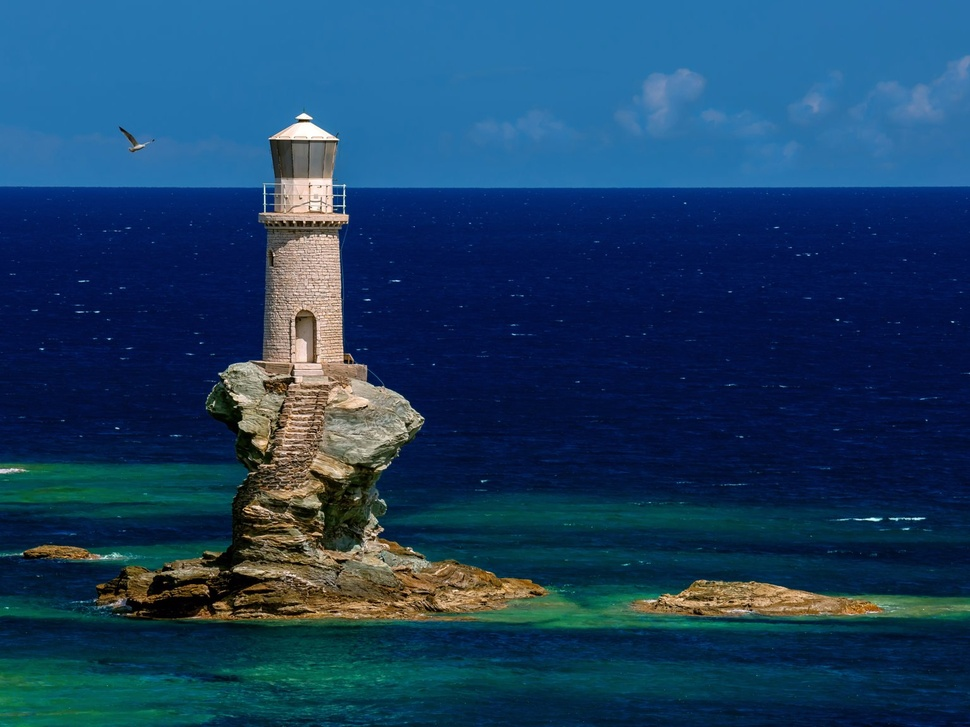
#> input picture tiles/hai_dang.jpg, 970 x 727 px, shrunk from 1536 x 1152 before the run, found by its file name
$ python phac_hoa_anh.py
#> lines starting #> are read from the running program, lines starting #| are printed output that depends on the picture
import cv2

img =cv2.imread("hai_dang.jpg")
#> img is the input picture: shape (727, 970, 3); mean B, G, R 98.4, 63.9, 26.3

gray = cv2.cvtColor(img, cv2.COLOR_BGR2GRAY)
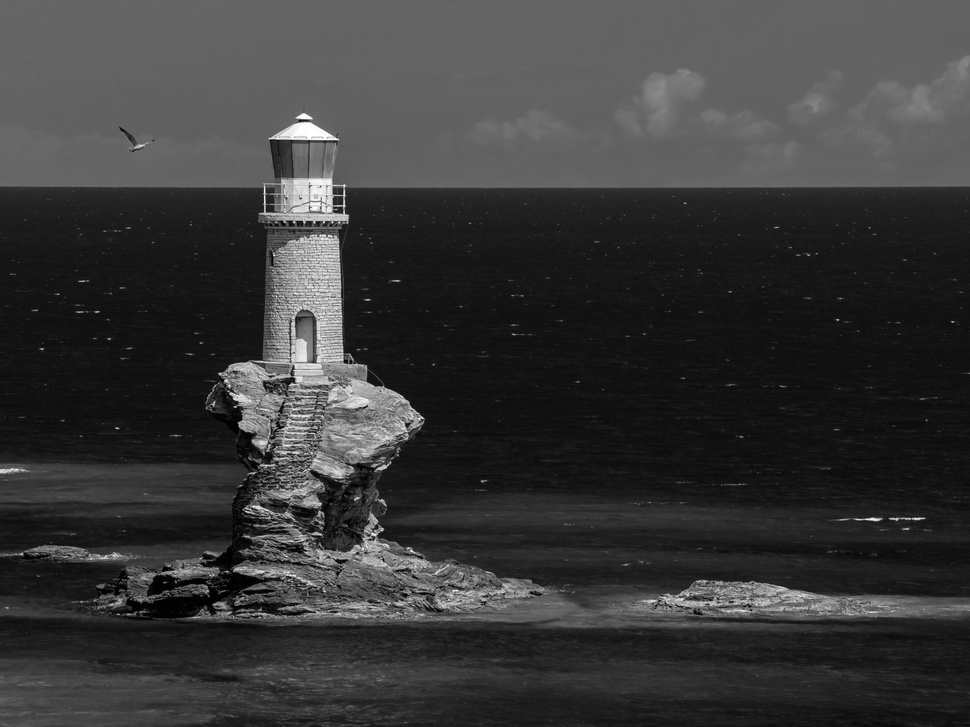
#> gray: shape (727, 970); min 0, max 255, mean 56.6
invert = cv2.bitwise_not(gray)
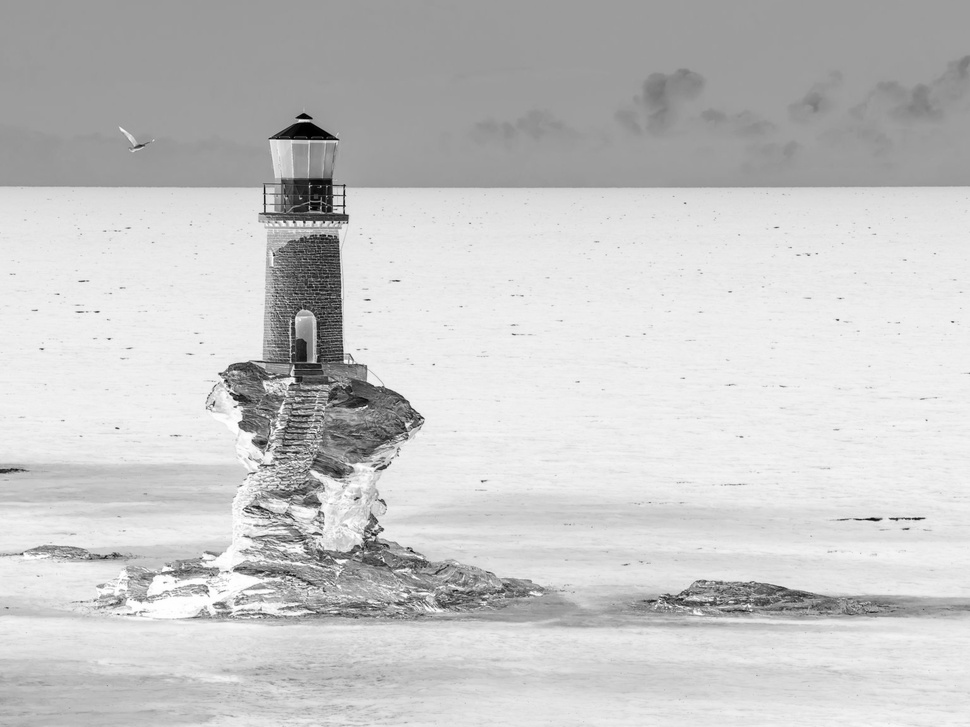
#> invert: shape (727, 970); min 0, max 255, mean 198.4
cv2.imshow("invert",invert)
blur = cv2.GaussianBlur(invert, (21,21),0)
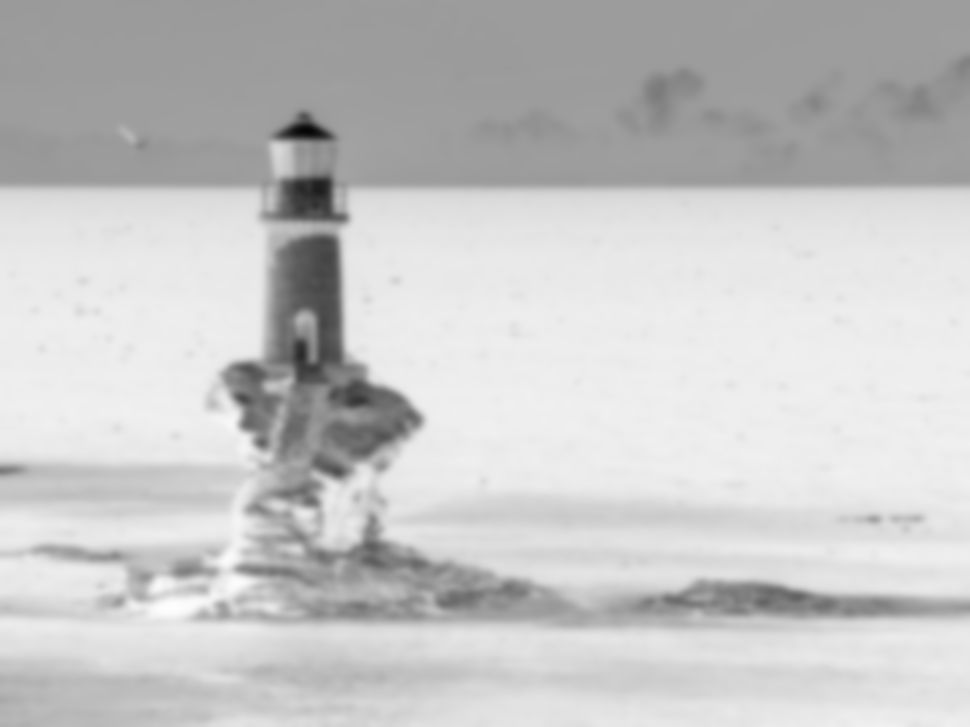
#> blur: shape (727, 970); min 5, max 254, mean 198.4
cv2.imshow("blur",blur)

invert_blur = cv2.bitwise_not(blur)
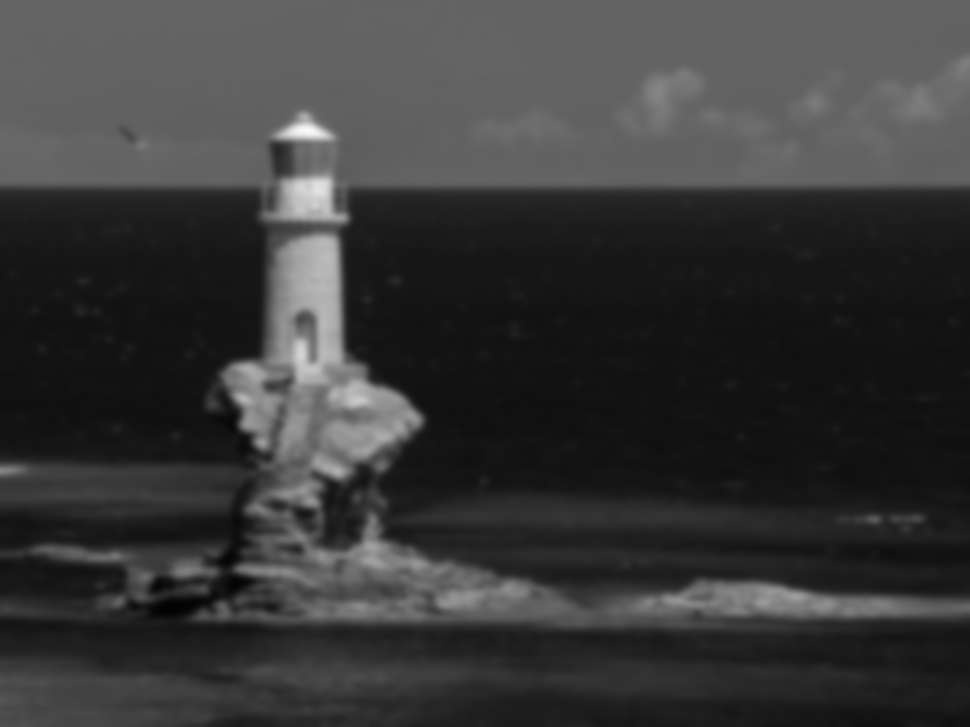
#> invert_blur: shape (727, 970); min 1, max 250, mean 56.6
cv2.imshow("invert_blur", invert_blur)
sketch = cv2.divide(gray,invert_blur, scale=256.0)
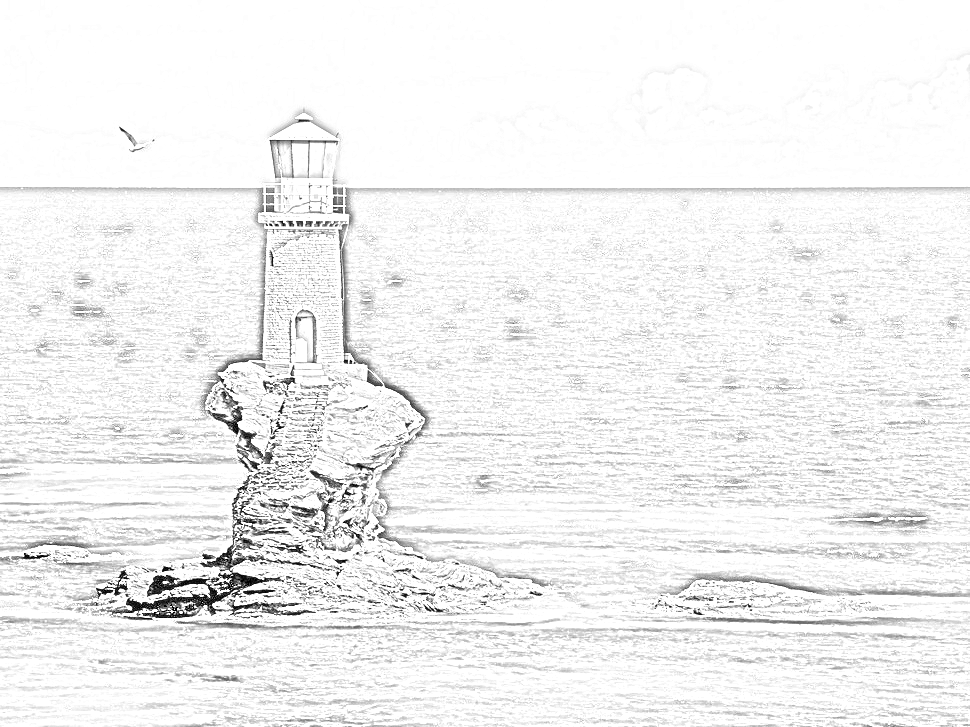
#> sketch: shape (727, 970); min 0, max 255, mean 241.3


cv2.imshow("anh", sketch)
cv2.waitKey(0)

$ run again, with tiles/img.png saved as tiles/hai_dang.jpg
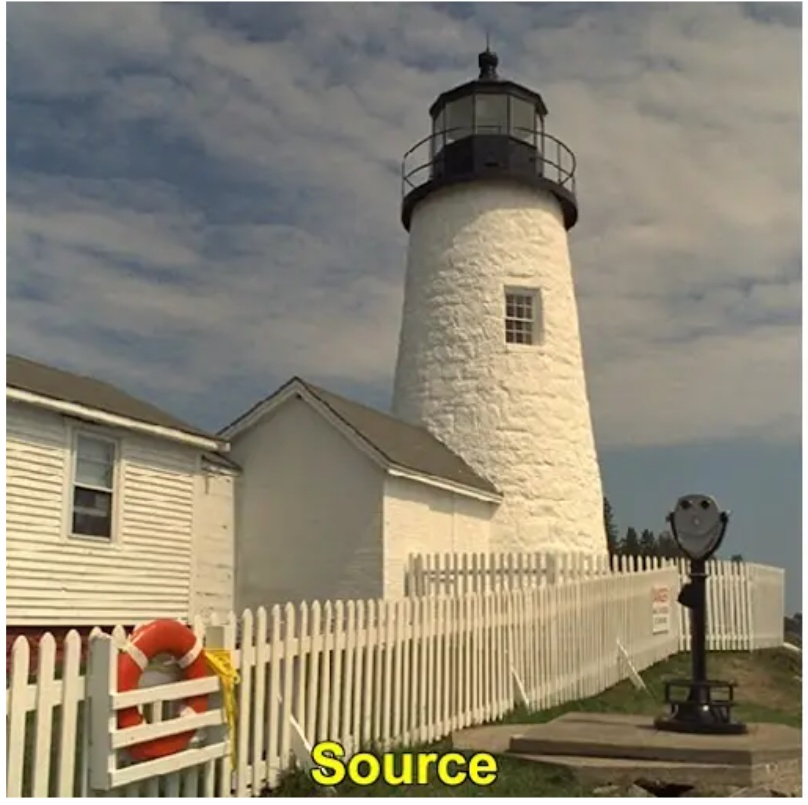
#> input picture tiles/img.png, 808 x 805 px, found by its file name
#> img is the input picture: shape (805, 808, 3); mean B, G, R 117.8, 135.1, 142.4
#> `blur = cv2.GaussianBlur(invert, (21,21),0)`:
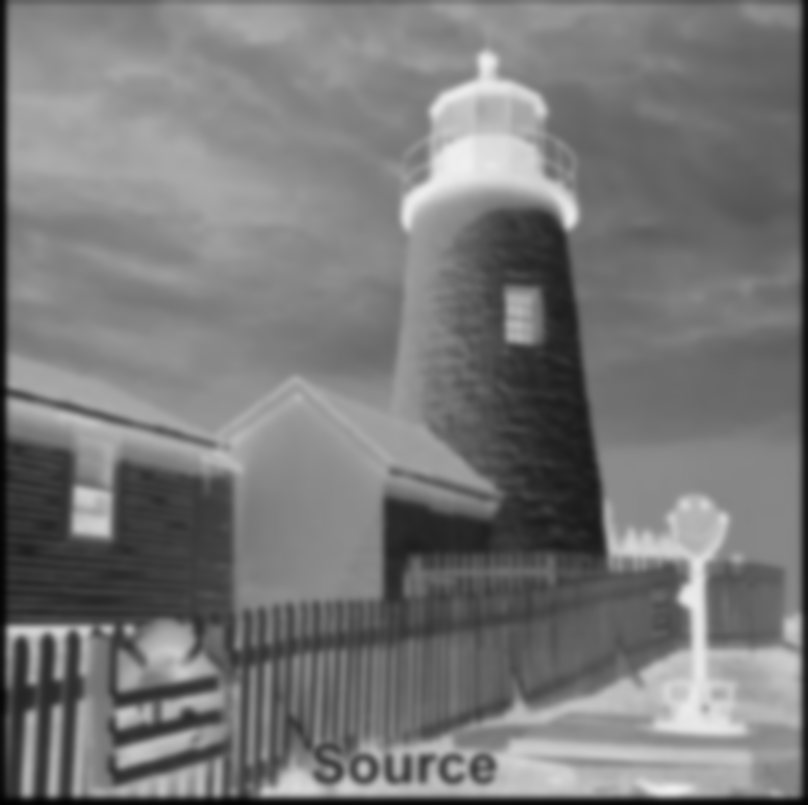
#> blur: shape (805, 808); min 1, max 239, mean 119.8
#> `sketch = cv2.divide(gray,invert_blur, scale=256.0)`:
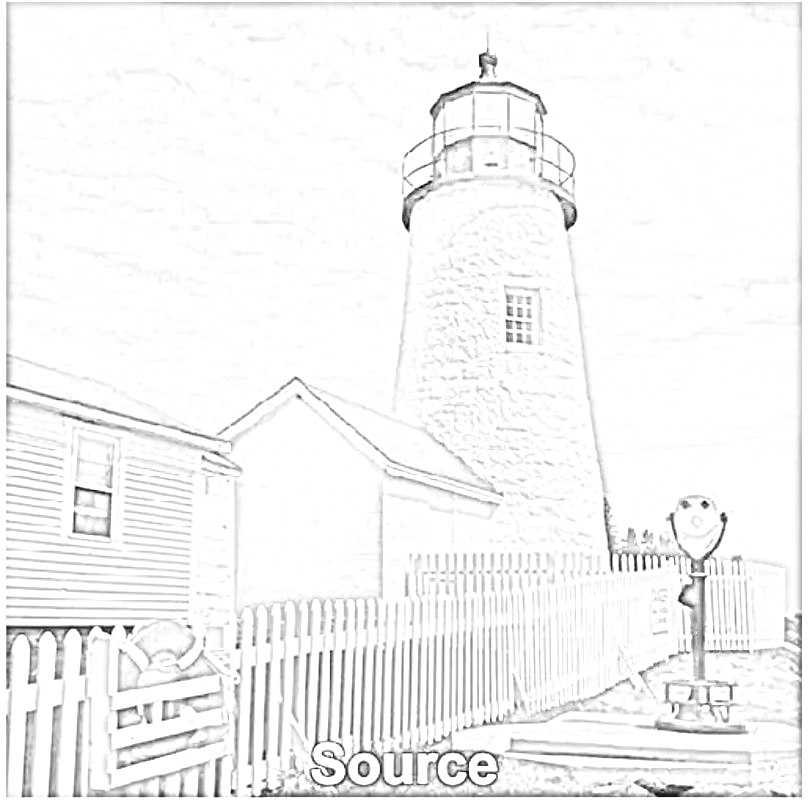
#> sketch: shape (805, 808); min 0, max 255, mean 244.8
